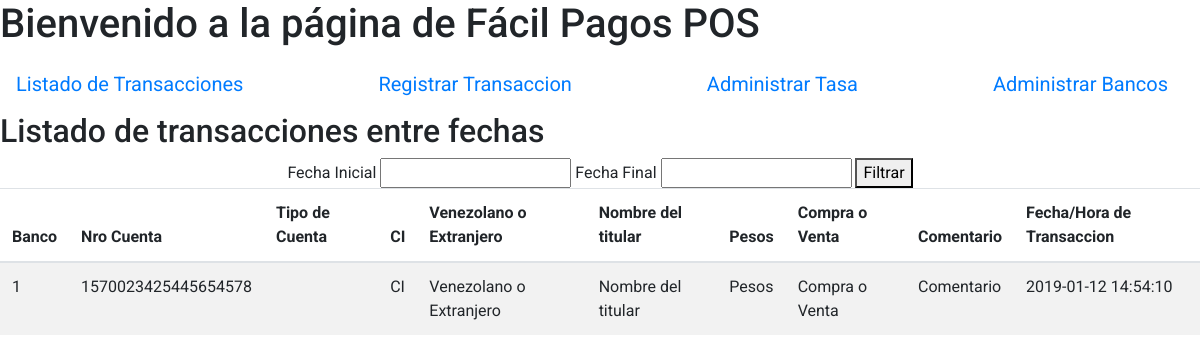
Before: / with the older database file.
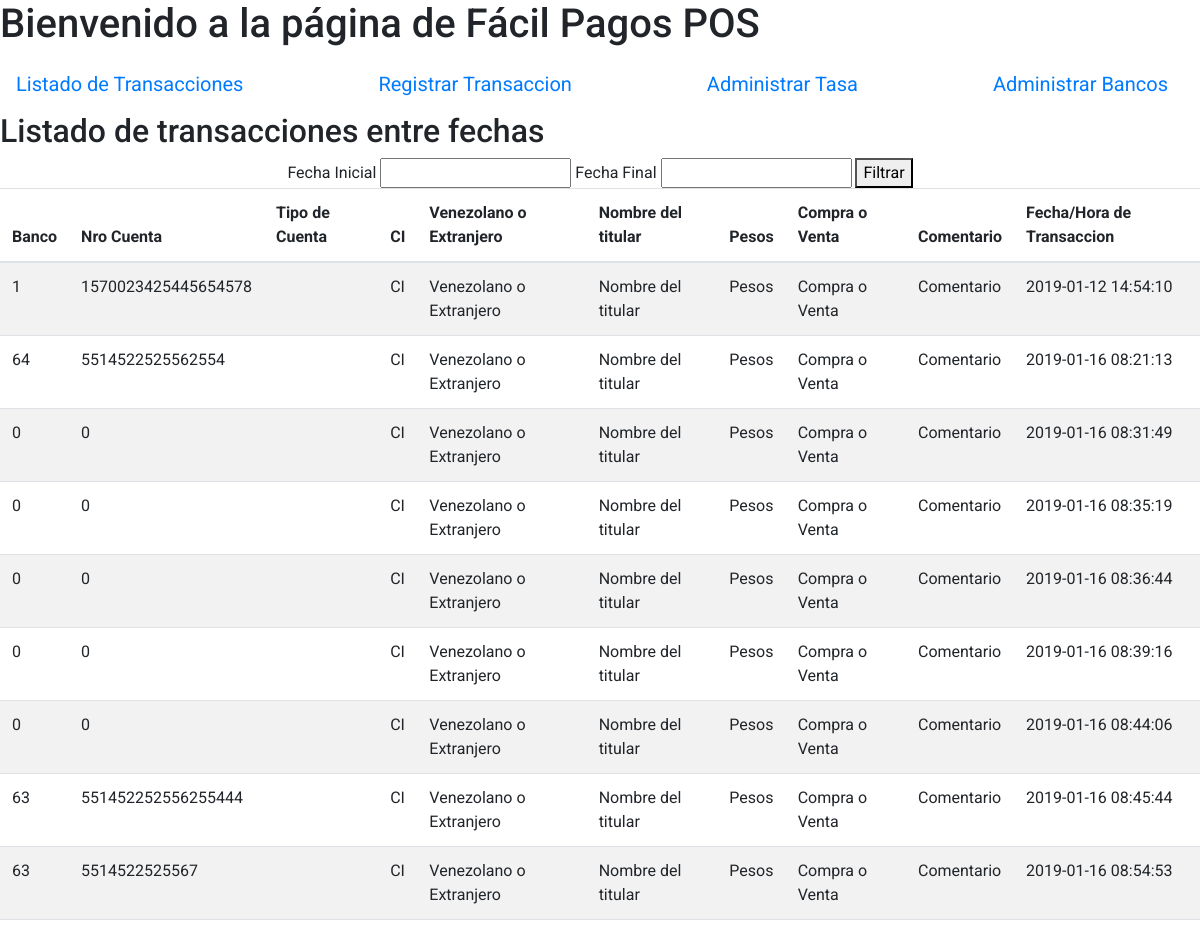
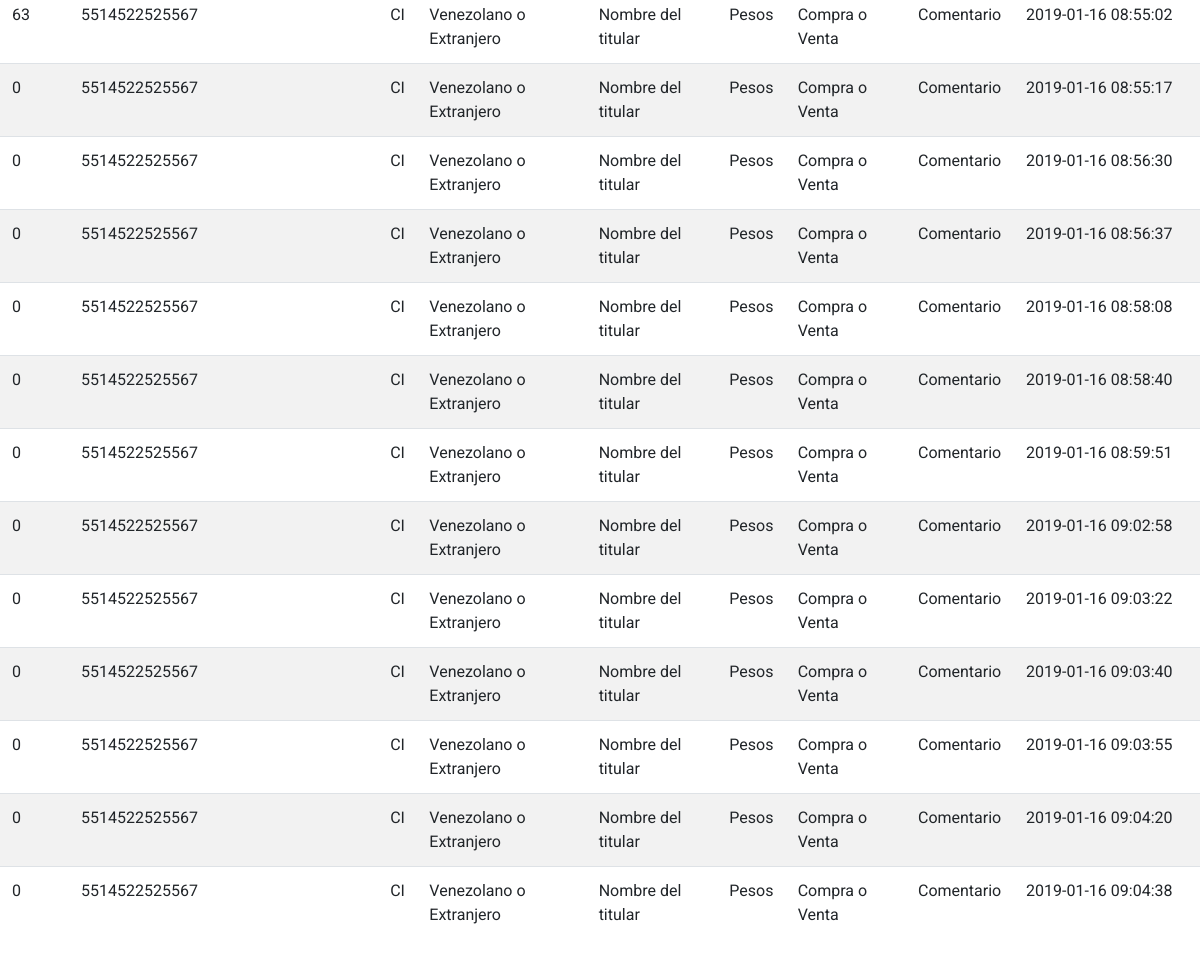
After: the same page with the newer database file (2 pictures, top to bottom).
### tables this page shows
CREATE TABLE `transacciones` (
  `id` int(11) NOT NULL,
  `banco` int(11) NOT NULL,
  `numero_cuenta` bigint(20) NOT NULL,
  `tipo_cuenta` int(11) NOT NULL,
  `numero_documento` int(11) NOT NULL,
  `tipo_documento` int(11) NOT NULL,
  `nombre_titular_cuenta` text NOT NULL,
  `cantidad_pesos` decimal(10,0) NOT NULL,
  `tipo_transaccion` int(11) NOT NULL,
  `comentario` text,
  `created_at` timestamp NOT NULL DEFAULT CURRENT_TIMESTAMP ON UPDATE CURRENT_TIMESTAMP,
  `id_usuario` int(11) NOT NULL
);

### application/controllers/Transaccion.php (called while the page is built, shortened)
<?php
class Transaccion extends CI_Controller {
	public function index()
	{
		$fecha_hora_actual = date("Y-m-d H:i:s", strtotime("now"));
		$fecha_hora_inicial = date("Y-m-d H:i:s", strtotime('-30 day'));
		$this->load->model('Transaccionmodel');
		$data['transacciones'] = $this->Transaccionmodel->obtener_transacciones_entre_fechas($fecha_hora_inicial,$fecha_hora_actual);
		$this->load->view('transaccion',$data);
	}
}

### index.php (called while the page is built, shortened)
<?php
require_once BASEPATH.'core/CodeIgniter.php';

### application/models/Transaccionmodel.php (called while the page is built, shortened)
<?php
class Transaccionmodel extends CI_Model {
	public function obtener_transacciones_entre_fechas($fecha_ini,$fecha_fin)
    {
        $query = $this->db->get();
        $query->horaactual = $fecha_ini;
        return $query;
    }
}
?>

### application/views/transaccion.php (the view, shortened to what this page needs)
<!DOCTYPE html>
<html lang="es">
<head>
	<link rel="stylesheet" href="https://stackpath.bootstrapcdn.com/bootstrap/4.2.1/css/bootstrap.min.css">
	<link rel="stylesheet" type="text/css" href="css/bootstrap-datetimepicker-standalone.css">
</head>
<body>
<header>
	<h1>Bienvenido a la página de Fácil Pagos POS</h1>
</header>
<div id="container-fluid">
	<nav class="navbar">
		<a class="navbar-brand" href="transaccion">Listado de Transacciones</a>
		<a class="navbar-brand" href="registrar_transaccion">Registrar Transaccion</a>
		<a class="navbar-brand" href="admin_tasa">Administrar Tasa</a>
		<a class="navbar-brand" href="admin_bancos">Administrar Bancos</a>
	</nav>
	<h2>Listado de transacciones entre fechas</h2>
	<div align="center">
		Fecha Inicial
		<input id="datetimepicker1" class="datetimepicker" type="text" name="fecha_ini">
		Fecha Final
		<input id="datetimepicker2" class="datetimepicker" type="text" name="fecha_fin">
		<button class="botonFiltrar">Filtrar</button>
	</div>
	<div class="row">
		<div class="col-12 col-sm-12	col-md-12 col-lg-12 col-xl-12">
			<table class="table table-striped">
			  <thead>
			    <tr>
			      <th scope="col">Banco</th>
			      <th scope="col">Nro Cuenta</th>
			      <th scope="col">Tipo de Cuenta</th>
			      <th scope="col">CI</th>
			      <th scope="col">Venezolano o Extranjero</th>
			      <th scope="col">Nombre del titular</th>
			      <th scope="col">Pesos</th>
			      <th scope="col">Compra o Venta</th>
			      <th scope="col">Comentario</th>
			      <th scope="col">Fecha/Hora de Transaccion</th>
			    </tr>
			  </thead>
			  <tbody>
			  	<?php foreach ($transacciones->result() as $transaccion) { ?>
			  	<tr>
			      <td scope="col"><?=$transaccion->banco?></td>
			      <td scope="col"><?=$transaccion->numero_cuenta?></td>
			      <td scope="col"></td>
			      <td scope="col">CI</td>
			      <td scope="col">Venezolano o Extranjero</td>
			      <td scope="col">Nombre del titular</td>
			      <td scope="col">Pesos</td>
			      <td scope="col">Compra o Venta</td>
			      <td scope="col">Comentario</td>
			      <td scope="col"><?=$transaccion->created_at?></td>
			    </tr>
			  	<?php } ?>
			  </tbody>
			</table>
		</div>
	</div>
</div>
</body>
</html>

### application/views/transaccion.php (style rules this page uses)
body { font-family: 'Roboto', sans-serif; }

Changed rows visible on the page:
added transacciones: banco "64", numero_cuenta "5514522525562554", created_at "2019-01-16 08:21:13"
added transacciones: banco "0", numero_cuenta "0", created_at "2019-01-16 08:31:49"
added transacciones: banco "0", numero_cuenta "0", created_at "2019-01-16 08:35:19"
added transacciones: banco "0", numero_cuenta "0", created_at "2019-01-16 08:36:44"
added transacciones: banco "0", numero_cuenta "0", created_at "2019-01-16 08:39:16"
added transacciones: banco "0", numero_cuenta "0", created_at "2019-01-16 08:44:06"
added transacciones: banco "63", numero_cuenta "551452252556255444", created_at "2019-01-16 08:45:44"
added transacciones: banco "63", numero_cuenta "5514522525567", created_at "2019-01-16 08:54:53"
added transacciones: banco "63", numero_cuenta "5514522525567", created_at "2019-01-16 08:55:02"
added transacciones: banco "0", numero_cuenta "5514522525567", created_at "2019-01-16 08:55:17"
added transacciones: banco "0", numero_cuenta "5514522525567", created_at "2019-01-16 08:56:30"
added transacciones: banco "0", numero_cuenta "5514522525567", created_at "2019-01-16 08:56:37"
added transacciones: banco "0", numero_cuenta "5514522525567", created_at "2019-01-16 08:58:08"
added transacciones: banco "0", numero_cuenta "5514522525567", created_at "2019-01-16 08:58:40"
added transacciones: banco "0", numero_cuenta "5514522525567", created_at "2019-01-16 08:59:51"
added transacciones: banco "0", numero_cuenta "5514522525567", created_at "2019-01-16 09:02:58"
added transacciones: banco "0", numero_cuenta "5514522525567", created_at "2019-01-16 09:03:22"
added transacciones: banco "0", numero_cuenta "5514522525567", created_at "2019-01-16 09:03:40"
added transacciones: banco "0", numero_cuenta "5514522525567", created_at "2019-01-16 09:03:55"
added transacciones: banco "0", numero_cuenta "5514522525567", created_at "2019-01-16 09:04:20"
added transacciones: banco "0", numero_cuenta "5514522525567", created_at "2019-01-16 09:04:38"
